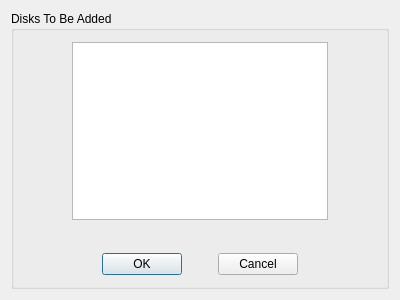
<?xml version="1.0" encoding="UTF-8"?>
<ui version="4.0">
 <class>DiskDialog</class>
 <widget class="QDialog" name="DiskDialog">
  <property name="geometry">
   <rect>
    <x>0</x>
    <y>0</y>
    <width>400</width>
    <height>300</height>
   </rect>
  </property>
  <property name="sizePolicy">
   <sizepolicy hsizetype="Fixed" vsizetype="Fixed">
    <horstretch>0</horstretch>
    <verstretch>0</verstretch>
   </sizepolicy>
  </property>
  <property name="windowTitle">
   <string>DiskDialog</string>
  </property>
  <property name="sizeGripEnabled">
   <bool>false</bool>
  </property>
  <property name="modal">
   <bool>false</bool>
  </property>
  <layout class="QGridLayout" name="gridLayout_2">
   <item row="0" column="0">
    <layout class="QGridLayout" name="gridLayout">
     <item row="0" column="0">
      <widget class="QGroupBox" name="diskChoose">
       <property name="title">
        <string>Disks To Be Added</string>
       </property>
       <layout class="QGridLayout" name="gridLayout_3">
        <item row="0" column="0">
         <widget class="QListWidget" name="listWidget">
          <property name="sizePolicy">
           <sizepolicy hsizetype="Preferred" vsizetype="Preferred">
            <horstretch>0</horstretch>
            <verstretch>0</verstretch>
           </sizepolicy>
          </property>
         </widget>
        </item>
        <item row="1" column="0">
         <spacer name="verticalSpacer">
          <property name="orientation">
           <enum>Qt::Vertical</enum>
          </property>
          <property name="sizeType">
           <enum>QSizePolicy::Preferred</enum>
          </property>
          <property name="sizeHint" stdset="0">
           <size>
            <width>20</width>
            <height>40</height>
           </size>
          </property>
         </spacer>
        </item>
        <item row="2" column="0">
         <layout class="QGridLayout" name="gridLayout_4">
          <item row="0" column="0">
           <widget class="QPushButton" name="accept_btn">
            <property name="sizePolicy">
             <sizepolicy hsizetype="Fixed" vsizetype="Fixed">
              <horstretch>0</horstretch>
              <verstretch>0</verstretch>
             </sizepolicy>
            </property>
            <property name="text">
             <string>OK</string>
            </property>
           </widget>
          </item>
          <item row="0" column="1">
           <widget class="QPushButton" name="reject_btn">
            <property name="sizePolicy">
             <sizepolicy hsizetype="Fixed" vsizetype="Fixed">
              <horstretch>0</horstretch>
              <verstretch>0</verstretch>
             </sizepolicy>
            </property>
            <property name="text">
             <string>Cancel</string>
            </property>
           </widget>
          </item>
         </layout>
        </item>
       </layout>
      </widget>
     </item>
    </layout>
   </item>
  </layout>
 </widget>
 <layoutdefault spacing="6" margin="11"/>
 <resources/>
 <connections/>
</ui>
